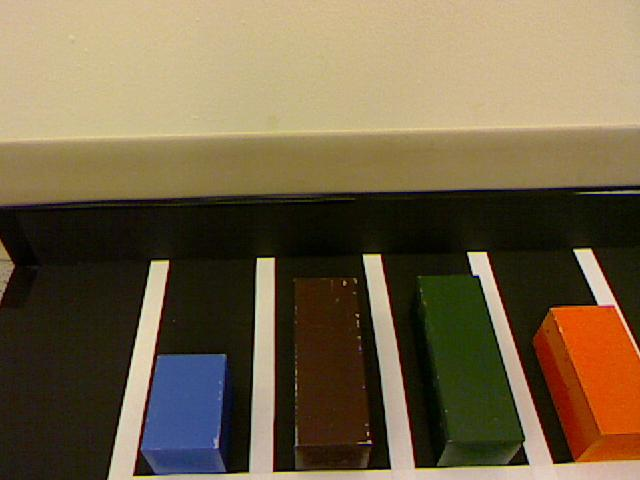
#> input picture PyCVSandbox/pyBlockDetection/pic1.jpg, 640 x 480 px, given in place of the camera
$ python colorfilter.py   (Python 2 division)
#> lines starting #> are read from the running program, lines starting #| are printed output that depends on the picture; after the words box and inside, x2 and y2 are one past the last pixel; in counts of white or black regions, pixels touching at a corner belong together
### qwe/vision/cv/main.py
"""
Driver program for running a FrameProcessor.
Usage: main.py [<image filename>]
"""

import sys
import cv2
from util import KeyCode
from base import FrameProcessor

def main(processorType=FrameProcessor, delay=20, showInput=True, showOutput=True, showFPS=False):
    """Run a FrameProcessor on a static image (repeatedly) or on frames from a camera."""
#> called with delay = 20, showInput = True, showOutput = True, showFPS = False
    # TODO Accept video file as input

    # * Initialize flags
    isOkay = False
    isStaticImage = False
    showKeys = False

    # * Read input image, if specified
    if len(sys.argv) >= 2:
        imageInFilename = sys.argv[1]
        print "main(): Reading image: \"" + imageInFilename + "\""
        frame = cv2.imread(imageInFilename)
        if frame is not None:
            if showInput:
              cv2.imshow("Input", frame)
            isStaticImage = True
            isOkay = True
        else:
            print "main(): Error reading image; fallback to camera."

    # * Open camera if not input image provided/available
    if not isStaticImage:
        print "main(): Opening camera..."
        camera = cv2.VideoCapture(0)
        isOkay = True

    # * Final check before processing loop
    if not isOkay:
        return

    # * Create FrameProcessor object, initialize supporting variables
    processor = processorType()
    fresh = True

    # * Processing loop
    timeStart = cv2.getTickCount() / cv2.getTickFrequency()
    timeLast = timeNow = 0.0
    while(1):
        # ** Timing: Obtain relative timestamp for this loop iteration
        timeNow = (cv2.getTickCount() / cv2.getTickFrequency()) - timeStart
        if showFPS:
            timeDiff = (timeNow - timeLast)
            fps = (1.0 / timeDiff) if (timeDiff > 0.0) else 0.0
            print "main(): {0:5.2f} fps".format(fps)

        # ** If not static image, read frame from camera
        if not isStaticImage:
            _, frame = camera.read()
#> frame is the input picture: shape (480, 640, 3); mean B, G, R 70.9, 98.8, 114.6
            if showInput:
                cv2.imshow("Input", frame)

        # ** Initialize FrameProcessor, if required
        if(fresh):
            processor.initialize(frame, timeNow) # timeNow should be zero on initialize
            fresh = False

        # ** Process frame
        keepRunning, imageOut = processor.process(frame, timeNow)
        if showOutput and imageOut is not None:
            cv2.imshow("Output", imageOut)
        if not keepRunning:
            break

        # ** Process keyboard events with inter-frame delay
        key = cv2.waitKey(delay)
        if key != -1:
            keyCode = key & 0x00007f  # key code is in the last 8 bits, pick 7 bits for correct ASCII interpretation (8th bit indicates
            keyChar = chr(keyCode) if not (key & KeyCode.SPECIAL) else None # if keyCode is normal, convert to char (str)

            if showKeys:
                print "main(): " + KeyCode.describeKey(key)
                #print "main(): key = {key:#06x}, keyCode = {keyCode}, keyChar = {keyChar}".format(key=key, keyCode=keyCode, keyChar=keyChar)

            if keyCode == 0x1b or keyChar == 'q':
                break
            elif keyChar == 'f':
                showFPS = not showFPS
            elif keyChar == 'k':
                showKeys = not showKeys
            elif keyChar == 'i':
                showInput = not showInput
                if not showInput:
                    cv2.destroyWindow("Input")
            elif keyChar == 'o':
                showOutput = not showOutput
                if not showOutput:
                    cv2.destroyWindow("Output")
            elif not processor.onKeyPress(key, keyChar):
                break

        # TODO Implement pause on SPACE

        # ** Timing: Save timestamp for fps calculation
        timeLast = timeNow

    # * Clean-up
    print "main(): Cleaning up..."
    cv2.destroyAllWindows()
    if not isStaticImage:
        camera.release()

# Run main() function
# [2 lines that do not run on import are left out]

### qwe/vision/cv/base.py
"""
Base classes for OpenCV-based computer vision.
"""

import numpy as np
import cv2
from util import log

class FrameProcessor:
    """Processes a sequence of images (frames)."""

    def __init__(self):
        self.debug = False # call base.FrameProcessor.__init__(self) and override self.debug

    # [10 lines left out: functions initialize, process, not called in this run]

    def onKeyPress(self, key, keyChar=None):
        return True

    def logd(self, func, msg):
        if self.debug:
            log(self, func, msg)
        else:
            pass

### qwe/vision/cv/util.py
"""
Utility classes and functions.
"""

import numpy as np
import cv2
from cv2 import cv

class Enum(tuple):
  """Simple enumeration type based on tuple with indices as integer values."""

  __getattr__ = tuple.index

  fromString = tuple.index

  def toString(self, value):
    return self[value]


class KeyCode:
    """Utility class to manage special keys and other keyboard input."""

    NUM_LOCK  = 0x100000  # status
    SHIFT     = 0x010000  # combo
    CAPS_LOCK = 0x020000  # status
    CTRL      = 0x040000  # combo
    ALT       = 0x080000  # combo
    SPECIAL   = 0x00ff00  # key down: CTRL, SHIFT, ALT, SUPER, NUM_LOCK, CAPS_LOCK, Fn etc.

    # [25 lines left out: function describeKey, not called in this run]


def log(obj, func, msg):
    """Log a message to stdout along with an object's class name and (optional) function name."""
#> in process, `self.imageHSV = cv2.cvtColor(self.image, cv.CV_BGR2HSV)`: self.imageHSV: shape (480, 640, 3); mean H, S, V 26.6, 136.8, 117.7
    if func is None:
        print "{0}: {1}".format(obj.__class__.__name__, msg)
    else:
        print "{0}.{1}(): {2}".format(obj.__class__.__name__, func, msg)


# [30 lines left out: functions cvtColorBGR2CMYK_, cvtColorBGR2CMYK, rotateImage, not called in this run]

### qwe/vision/cv/colorfilter.py
"""
Image filter used to extract blobs based on color.
Filter bank:-
blue: [105 100 100] - [115 255 255]
brown: [170  50  50] - [ 20 200 140]
yellow: [ 18 150 150] - [ 32 255 255]
red: [175 100 100] - [ 15 255 255]
"""

import numpy as np
import cv2
import cv2.cv as cv
from base import FrameProcessor
from main import main

class FilterHSV:
  """Represents a simple HSV color filter."""
  minHSV = np.array([0, 0, 0], np.uint8)  # minimum possible values of HSV
  maxHSV = np.array([180, 255, 255], np.uint8)  # maximum possible values of HSV

  def __init__(self):
    self.lower = self.minHSV  # lower bound
    self.upper = self.maxHSV  # upper bound

  def apply(self, imageHSV):
    """Apply this filter to a given image."""
    # Handle hue wrap-around
    maskH = None
    if self.lower[0] > self.upper[0]:
      maskH_high = cv2.inRange(imageHSV[:,:,0], np.asarray(self.lower[0]), np.asarray(FilterHSV.maxHSV[0]))
      maskH_low  = cv2.inRange(imageHSV[:,:,0], np.asarray(FilterHSV.minHSV[0]), np.asarray(self.upper[0]))
      maskH = maskH_high | maskH_low
    else:
      maskH = cv2.inRange(imageHSV[:,:,0], np.asarray(self.lower[0]), np.asarray(self.upper[0]))
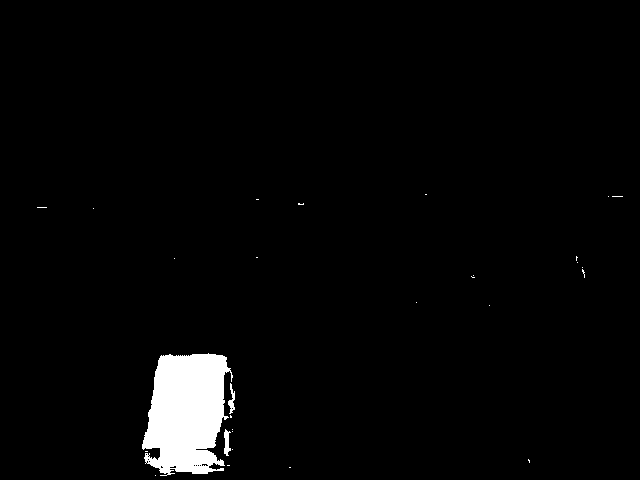
#> maskH: shape (480, 640); 2.8% white; 29 white regions (26 under 20 px), largest, box (x1, y1, x2, y2) and area: (142, 353, 233, 476) 8214, (224, 429, 231, 456) 118, (228, 383, 235, 414) 102

    maskS = cv2.inRange(imageHSV[:,:,1], np.asarray(self.lower[1]), np.asarray(self.upper[1]))
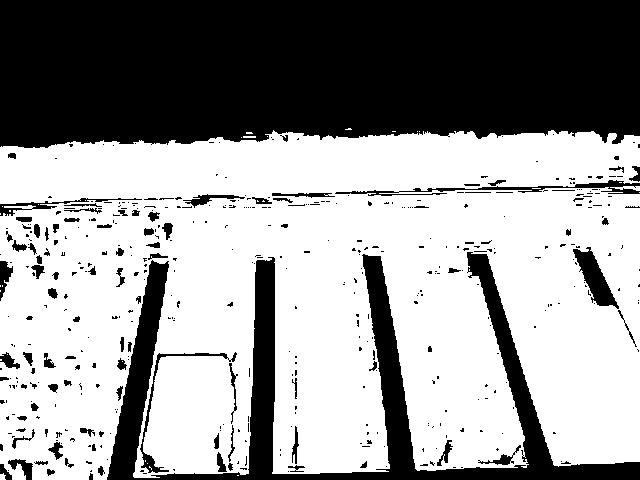
#> maskS: shape (480, 640); 60.3% white; 457 black regions (359 under 20 px), largest, box (x1, y1, x2, y2) and area: (0, 0, 640, 148) 88310, (107, 252, 640, 480) 22969, (573, 247, 619, 309) 1123
    maskV = cv2.inRange(imageHSV[:,:,2], np.asarray(self.lower[2]), np.asarray(self.upper[2]))
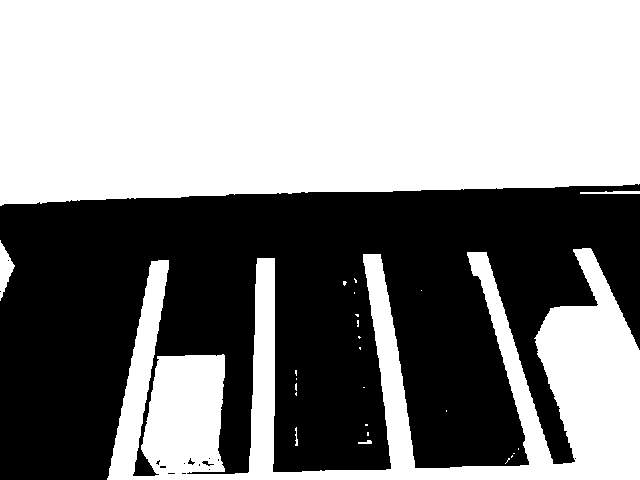
#> maskV: shape (480, 640); 55.7% white; 15 black regions (12 under 20 px), largest, box (x1, y1, x2, y2) and area: (0, 184, 640, 480) 136153, (202, 461, 214, 466) 26, (188, 458, 195, 465) 21
    return maskH & maskS & maskV
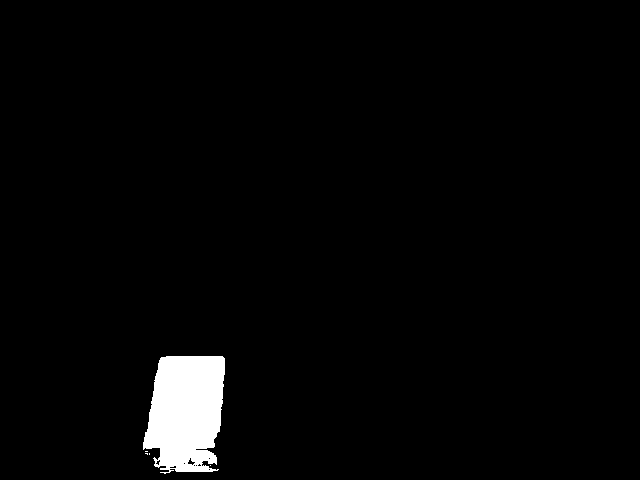
#> returned value: shape (480, 640); 2.5% white; 5 white regions (4 under 20 px), largest, box (x1, y1, x2, y2) and area: (143, 356, 225, 474) 7664
    #return cv2.inRange(imageHSV, self.lower, self.upper)  # direct application without hue wrap-around

  def __str__(self):
    return str(self.lower) + " - " + str(self.upper)

  # [14 lines left out: functions toXMLString, copy, not called in this run]

class ColorFilter(FrameProcessor):
  """Detects different colored blobs and identifies their color."""
  channelsHSV = "HSV"  # HSV channel names for display = array('c', "HSV")

  def __init__(self):
    FrameProcessor.__init__(self)
    self.debug = True

  def initialize(self, imageIn, timeNow):
    self.image = imageIn
    self.imageSize = (self.image.shape[1], self.image.shape[0])  # (width, height)

    self.filterBank = { }
    self.filterHSV = FilterHSV()
    self.filterHSV.lower = np.array([105, 100, 100], np.uint8)
    self.filterHSV.upper = np.array([115, 255, 255], np.uint8)
    self.logd("initialize", "HSV filter: " + str(self.filterHSV.lower) + " - " + str(self.filterHSV.upper))

    self.lowerPatch = np.array([[self.filterHSV.lower]])
    self.upperPatch = np.array([[self.filterHSV.upper]])  # 1x1 pixel image (array) for HSV upper-bound display

    self.channel = 0

    self.hueSpan = (self.filterHSV.upper[0] - self.filterHSV.lower[0]) % FilterHSV.maxHSV[0]
    self.hue = (self.filterHSV.lower[0] + self.hueSpan / 2) % FilterHSV.maxHSV[0]

    self.winName = "Color Filter"
    cv2.namedWindow(self.winName)
    cv2.createTrackbar("Hue", self.winName, self.hue, FilterHSV.maxHSV[0], self.onTrackbarChange)
    cv2.createTrackbar("Hue span", self.winName, self.hueSpan, FilterHSV.maxHSV[0], self.onTrackbarChange)
    cv2.createTrackbar("Sat min", self.winName, self.filterHSV.lower[1], FilterHSV.maxHSV[1], self.onTrackbarChange)
    cv2.createTrackbar("Sat max", self.winName, self.filterHSV.upper[1], FilterHSV.maxHSV[1], self.onTrackbarChange)
    cv2.createTrackbar("Val min", self.winName, self.filterHSV.lower[2], FilterHSV.maxHSV[2], self.onTrackbarChange)
    cv2.createTrackbar("Val max", self.winName, self.filterHSV.upper[2], FilterHSV.maxHSV[2], self.onTrackbarChange)

  def process(self, imageIn, timeNow):
    self.image = imageIn

    self.imageHSV = cv2.cvtColor(self.image, cv.CV_BGR2HSV)
    # [4 lines of commented-out code are left out]

    self.maskHSV = self.filterHSV.apply(self.imageHSV)
    self.imageMasked = cv2.bitwise_and(self.image, np.array([255, 255, 255], np.uint8), mask=self.maskHSV)
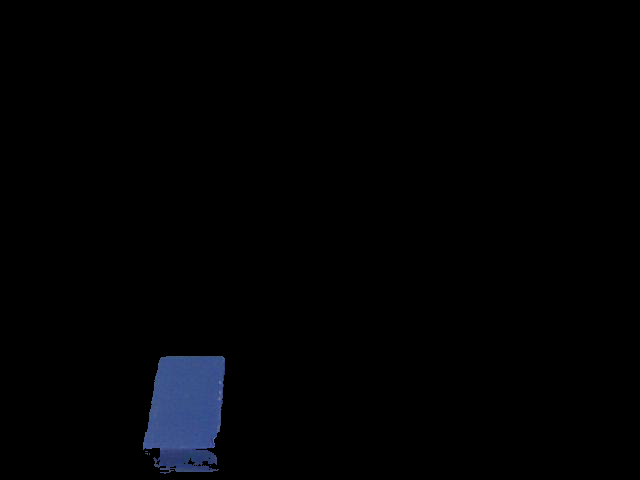
#> self.imageMasked: shape (480, 640, 3); mean B, G, R 3.4, 2, 1.4

    lowerPatch = np.array([[self.filterHSV.lower]])  # 1x1 image for lower-bound display
    upperPatch = np.array([[self.filterHSV.upper]])  # 1x1 image for upper-bound display
    self.imageMasked[10:50, 10:50, :] = cv2.cvtColor(lowerPatch, cv.CV_HSV2BGR)
    self.imageMasked[10:50, 51:90, :] = cv2.cvtColor(upperPatch, cv.CV_HSV2BGR)
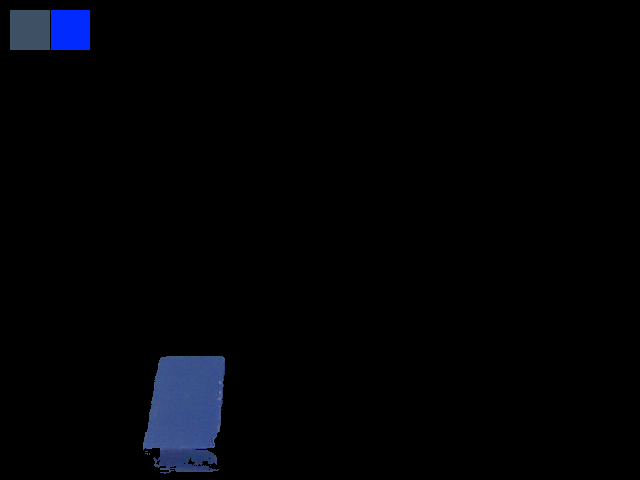
#> self.imageMasked: shape (480, 640, 3); mean B, G, R 5.2, 2.6, 1.8
    cv2.imshow(self.winName, self.imageMasked)

    return True, self.maskHSV

  # [61 lines left out: functions onKeyPress, onTrackbarChange, updateTrackbars, not called in this run]


# Run a ColorFilter instance using main.main()
if __name__ == "__main__":
  main(ColorFilter)
#> in main, `keepRunning, imageOut = processor.process(frame, timeNow)`: keepRunning = True
#> (key Esc is pressed here)

$ run again, on PyCVSandbox/pyBlockDetection/pic10.jpg
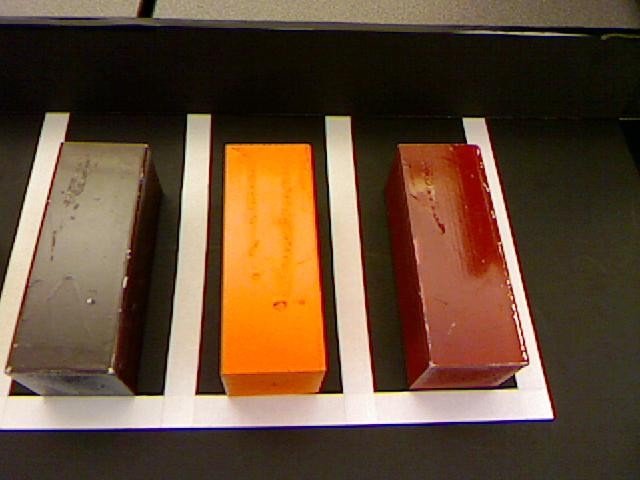
#> input picture PyCVSandbox/pyBlockDetection/pic10.jpg, 640 x 480 px, given in place of the camera
#> in main, frame is the input picture: shape (480, 640, 3); mean B, G, R 54.2, 76, 100.9
#> self.imageHSV: shape (480, 640, 3); mean H, S, V 22.5, 139.9, 101.7
#> in apply, `maskH = cv2.inRange(imageHSV[:,:,0], np.asarray(self.lower[0]), np.asa..`:
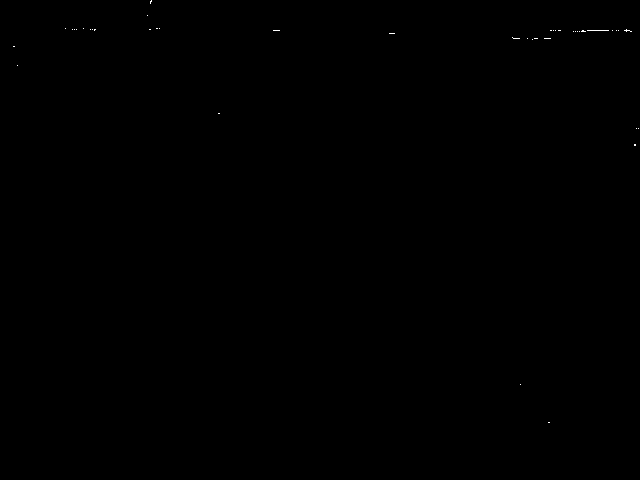
#> maskH: shape (480, 640); 0.04% white in thin lines or dots, all inside (x1, y1, x2, y2) = (13, 0, 639, 423)
#> maskS: shape (480, 640); 64.1% white; 515 black regions (410 under 20 px), largest, box (x1, y1, x2, y2) and area: (0, 112, 554, 430) 62785, (288, 317, 640, 480) 16025, (0, 0, 640, 34) 15695
#> maskV: shape (480, 640); 40.3% white; 98 white regions (91 under 20 px), largest, box (x1, y1, x2, y2) and area: (0, 112, 554, 432) 110664, (153, 0, 587, 26) 9608, (0, 0, 153, 24) 2597
#> in process, `self.imageMasked[10:50, 51:90, :] = cv2.cvtColor(upperPatch, cv.CV_HSV..`:
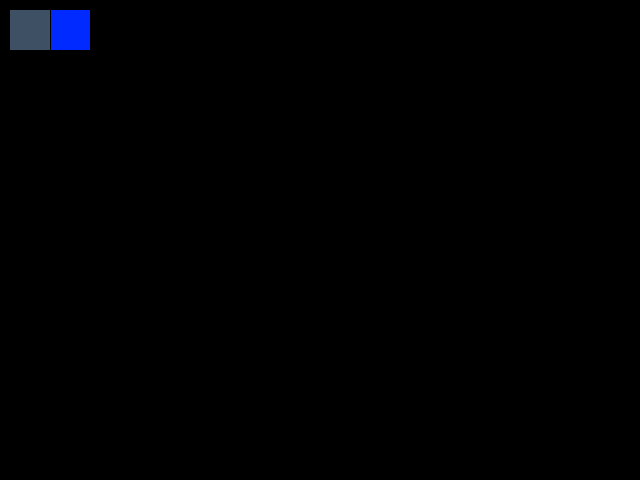
#> self.imageMasked: shape (480, 640, 3); mean B, G, R 1.8, 0.6, 0.3
#> keepRunning = True
